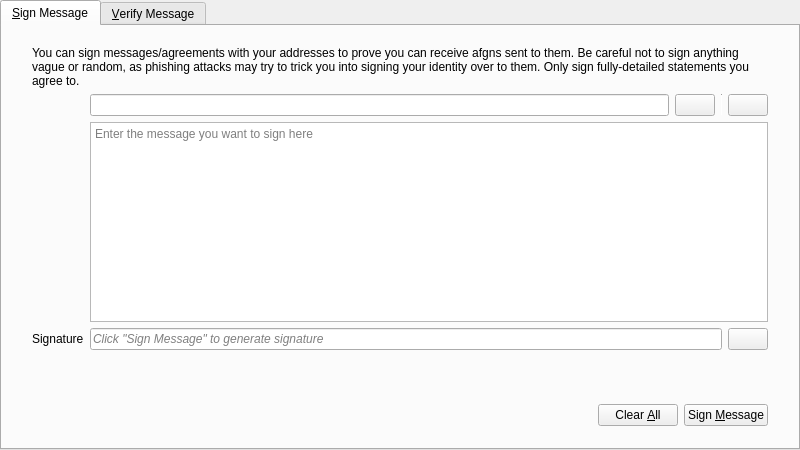
<?xml version="1.0" encoding="UTF-8"?>
<ui version="4.0">
 <class>SignVerifyMessageDialog</class>
 <widget class="QDialog" name="SignVerifyMessageDialog">
  <property name="geometry">
   <rect>
    <x>0</x>
    <y>0</y>
    <width>800</width>
    <height>450</height>
   </rect>
  </property>
  <property name="windowTitle">
   <string>Signatures - Sign / Verify a Message</string>
  </property>
  <property name="modal">
   <bool>true</bool>
  </property>
  <layout class="QVBoxLayout" name="verticalLayout">
   <property name="leftMargin">
    <number>0</number>
   </property>
   <property name="topMargin">
    <number>0</number>
   </property>
   <property name="rightMargin">
    <number>0</number>
   </property>
   <property name="bottomMargin">
    <number>0</number>
   </property>
   <item>
    <widget class="QTabWidget" name="tabWidget">
     <property name="currentIndex">
      <number>0</number>
     </property>
     <widget class="QWidget" name="tabSignMessage">
      <attribute name="title">
       <string>&amp;Sign Message</string>
      </attribute>
      <layout class="QVBoxLayout" name="verticalLayout_SM">
       <property name="leftMargin">
        <number>0</number>
       </property>
       <property name="topMargin">
        <number>0</number>
       </property>
       <property name="rightMargin">
        <number>0</number>
       </property>
       <property name="bottomMargin">
        <number>0</number>
       </property>
       <item>
        <layout class="QVBoxLayout" name="verticalLayout_3">
         <property name="leftMargin">
          <number>30</number>
         </property>
         <property name="topMargin">
          <number>20</number>
         </property>
         <property name="rightMargin">
          <number>30</number>
         </property>
         <property name="bottomMargin">
          <number>20</number>
         </property>
         <item>
          <layout class="QGridLayout" name="gridLayout">
           <item row="1" column="1">
            <layout class="QHBoxLayout" name="horizontalLayout_1_SM">
             <property name="spacing">
              <number>6</number>
             </property>
             <item>
              <widget class="QValidatedLineEdit" name="addressIn_SM">
               <property name="toolTip">
                <string>The Afgn address to sign the message with</string>
               </property>
              </widget>
             </item>
             <item>
              <widget class="AfgnPushButton" name="addressBookButton_SM">
               <property name="toolTip">
                <string>Choose previously used address</string>
               </property>
               <property name="text">
                <string/>
               </property>
               <property name="icon">
                <iconset resource="../bitcoin.qrc">
                 <normaloff>:/icons/address-book</normaloff>:/icons/address-book</iconset>
               </property>
               <property name="shortcut">
                <string>Alt+A</string>
               </property>
               <property name="autoDefault">
                <bool>false</bool>
               </property>
              </widget>
             </item>
             <item>
              <widget class="Line" name="vLine">
               <property name="maximumSize">
                <size>
                 <width>1</width>
                 <height>22</height>
                </size>
               </property>
               <property name="orientation">
                <enum>Qt::Vertical</enum>
               </property>
              </widget>
             </item>
             <item>
              <widget class="AfgnPushButton" name="pasteButton_SM">
               <property name="toolTip">
                <string>Paste address from clipboard</string>
               </property>
               <property name="text">
                <string/>
               </property>
               <property name="icon">
                <iconset resource="../bitcoin.qrc">
                 <normaloff>:/icons/editpaste</normaloff>:/icons/editpaste</iconset>
               </property>
               <property name="shortcut">
                <string>Alt+P</string>
               </property>
               <property name="autoDefault">
                <bool>false</bool>
               </property>
              </widget>
             </item>
            </layout>
           </item>
           <item row="2" column="1">
            <widget class="QPlainTextEdit" name="messageIn_SM">
             <property name="toolTip">
              <string>Enter the message you want to sign here</string>
             </property>
             <property name="placeholderText">
              <string>Enter the message you want to sign here</string>
             </property>
            </widget>
           </item>
           <item row="3" column="1">
            <layout class="QHBoxLayout" name="horizontalLayout_2_SM">
             <property name="spacing">
              <number>6</number>
             </property>
             <item>
              <widget class="QLineEdit" name="signatureOut_SM">
               <property name="font">
                <font>
                 <italic>true</italic>
                </font>
               </property>
               <property name="readOnly">
                <bool>true</bool>
               </property>
               <property name="placeholderText">
                <string>Click &quot;Sign Message&quot; to generate signature</string>
               </property>
              </widget>
             </item>
             <item>
              <widget class="AfgnPushButton" name="copySignatureButton_SM">
               <property name="toolTip">
                <string>Copy the current signature to the system clipboard</string>
               </property>
               <property name="text">
                <string/>
               </property>
               <property name="icon">
                <iconset resource="../bitcoin.qrc">
                 <normaloff>:/icons/editcopy</normaloff>:/icons/editcopy</iconset>
               </property>
               <property name="autoDefault">
                <bool>false</bool>
               </property>
              </widget>
             </item>
            </layout>
           </item>
           <item row="3" column="0">
            <widget class="QLabel" name="signatureLabel_SM">
             <property name="text">
              <string>Signature</string>
             </property>
             <property name="textFormat">
              <enum>Qt::PlainText</enum>
             </property>
            </widget>
           </item>
           <item row="0" column="0" colspan="2">
            <widget class="QLabel" name="infoLabel_SM">
             <property name="text">
              <string>You can sign messages/agreements with your addresses to prove you can receive afgns sent to them. Be careful not to sign anything vague or random, as phishing attacks may try to trick you into signing your identity over to them. Only sign fully-detailed statements you agree to.</string>
             </property>
             <property name="textFormat">
              <enum>Qt::PlainText</enum>
             </property>
             <property name="wordWrap">
              <bool>true</bool>
             </property>
            </widget>
           </item>
          </layout>
         </item>
        </layout>
       </item>
       <item>
        <widget class="QWidget" name="buttonsContainerWhite" native="true">
         <layout class="QHBoxLayout" name="horizontalLayout">
          <property name="leftMargin">
           <number>30</number>
          </property>
          <property name="topMargin">
           <number>15</number>
          </property>
          <property name="rightMargin">
           <number>30</number>
          </property>
          <item>
           <spacer name="horizontalSpacer_1_SM">
            <property name="orientation">
             <enum>Qt::Horizontal</enum>
            </property>
            <property name="sizeHint" stdset="0">
             <size>
              <width>40</width>
              <height>48</height>
             </size>
            </property>
           </spacer>
          </item>
          <item>
           <widget class="QLabel" name="statusLabel_SM">
            <property name="font">
             <font>
              <weight>75</weight>
              <bold>true</bold>
             </font>
            </property>
            <property name="text">
             <string/>
            </property>
            <property name="wordWrap">
             <bool>true</bool>
            </property>
           </widget>
          </item>
          <item>
           <spacer name="horizontalSpacer_2_SM">
            <property name="orientation">
             <enum>Qt::Horizontal</enum>
            </property>
            <property name="sizeHint" stdset="0">
             <size>
              <width>40</width>
              <height>48</height>
             </size>
            </property>
           </spacer>
          </item>
          <item>
           <widget class="AfgnPushButton" name="clearButton_SM">
            <property name="toolTip">
             <string>Reset all sign message fields</string>
            </property>
            <property name="text">
             <string>Clear &amp;All</string>
            </property>
            <property name="icon">
             <iconset resource="../bitcoin.qrc">
              <normaloff>:/icons/remove</normaloff>:/icons/remove</iconset>
            </property>
            <property name="autoDefault">
             <bool>false</bool>
            </property>
           </widget>
          </item>
          <item>
           <widget class="AfgnPushButton" name="signMessageButton_SM">
            <property name="toolTip">
             <string>Sign the message to prove you own this Afgn address</string>
            </property>
            <property name="text">
             <string>Sign &amp;Message</string>
            </property>
            <property name="icon">
             <iconset resource="../bitcoin.qrc">
              <normaloff>:/icons/edit</normaloff>:/icons/edit</iconset>
            </property>
            <property name="autoDefault">
             <bool>false</bool>
            </property>
           </widget>
          </item>
         </layout>
        </widget>
       </item>
      </layout>
     </widget>
     <widget class="QWidget" name="tabVerifyMessage">
      <attribute name="title">
       <string>&amp;Verify Message</string>
      </attribute>
      <layout class="QVBoxLayout" name="verticalLayout_VM">
       <property name="leftMargin">
        <number>0</number>
       </property>
       <property name="topMargin">
        <number>0</number>
       </property>
       <property name="rightMargin">
        <number>0</number>
       </property>
       <property name="bottomMargin">
        <number>0</number>
       </property>
       <item>
        <layout class="QVBoxLayout" name="verticalLayout_2">
         <property name="leftMargin">
          <number>30</number>
         </property>
         <property name="topMargin">
          <number>20</number>
         </property>
         <property name="rightMargin">
          <number>30</number>
         </property>
         <property name="bottomMargin">
          <number>20</number>
         </property>
         <item>
          <widget class="QLabel" name="infoLabel_VM">
           <property name="text">
            <string>Enter the receiver's address, message (ensure you copy line breaks, spaces, tabs, etc. exactly) and signature below to verify the message. Be careful not to read more into the signature than what is in the signed message itself, to avoid being tricked by a man-in-the-middle attack. Note that this only proves the signing party receives with the address, it cannot prove sendership of any transaction!</string>
           </property>
           <property name="textFormat">
            <enum>Qt::PlainText</enum>
           </property>
           <property name="alignment">
            <set>Qt::AlignLeading|Qt::AlignLeft|Qt::AlignTop</set>
           </property>
           <property name="wordWrap">
            <bool>true</bool>
           </property>
          </widget>
         </item>
         <item>
          <layout class="QHBoxLayout" name="horizontalLayout_1_VM">
           <property name="spacing">
            <number>6</number>
           </property>
           <item>
            <widget class="QValidatedLineEdit" name="addressIn_VM">
             <property name="toolTip">
              <string>The Afgn address the message was signed with</string>
             </property>
            </widget>
           </item>
           <item>
            <widget class="AfgnPushButton" name="addressBookButton_VM">
             <property name="toolTip">
              <string>Choose previously used address</string>
             </property>
             <property name="text">
              <string/>
             </property>
             <property name="icon">
              <iconset resource="../bitcoin.qrc">
               <normaloff>:/icons/address-book</normaloff>:/icons/address-book</iconset>
             </property>
             <property name="shortcut">
              <string>Alt+A</string>
             </property>
             <property name="autoDefault">
              <bool>false</bool>
             </property>
            </widget>
           </item>
          </layout>
         </item>
         <item>
          <widget class="QPlainTextEdit" name="messageIn_VM">
           <property name="toolTip">
            <string>The signed message to verify</string>
           </property>
           <property name="placeholderText">
            <string>The signed message to verify</string>
           </property>
          </widget>
         </item>
         <item>
          <widget class="QValidatedLineEdit" name="signatureIn_VM">
           <property name="toolTip">
            <string>The signature given when the message was signed</string>
           </property>
           <property name="placeholderText">
            <string>The signature given when the message was signed</string>
           </property>
          </widget>
         </item>
        </layout>
       </item>
       <item>
        <widget class="QWidget" name="buttonsContainerWhite_" native="true">
         <layout class="QHBoxLayout" name="horizontalLayout_2">
          <property name="leftMargin">
           <number>30</number>
          </property>
          <property name="topMargin">
           <number>15</number>
          </property>
          <property name="rightMargin">
           <number>30</number>
          </property>
          <item>
           <spacer name="horizontalSpacer_1_VM">
            <property name="orientation">
             <enum>Qt::Horizontal</enum>
            </property>
            <property name="sizeHint" stdset="0">
             <size>
              <width>40</width>
              <height>48</height>
             </size>
            </property>
           </spacer>
          </item>
          <item>
           <widget class="QLabel" name="statusLabel_VM">
            <property name="font">
             <font>
              <weight>75</weight>
              <bold>true</bold>
             </font>
            </property>
            <property name="text">
             <string/>
            </property>
            <property name="wordWrap">
             <bool>true</bool>
            </property>
           </widget>
          </item>
          <item>
           <spacer name="horizontalSpacer_2_VM">
            <property name="orientation">
             <enum>Qt::Horizontal</enum>
            </property>
            <property name="sizeHint" stdset="0">
             <size>
              <width>40</width>
              <height>48</height>
             </size>
            </property>
           </spacer>
          </item>
          <item>
           <widget class="AfgnPushButton" name="clearButton_VM">
            <property name="toolTip">
             <string>Reset all verify message fields</string>
            </property>
            <property name="text">
             <string>Clear &amp;All</string>
            </property>
            <property name="icon">
             <iconset resource="../bitcoin.qrc">
              <normaloff>:/icons/remove</normaloff>:/icons/remove</iconset>
            </property>
            <property name="autoDefault">
             <bool>false</bool>
            </property>
           </widget>
          </item>
          <item>
           <widget class="AfgnPushButton" name="verifyMessageButton_VM">
            <property name="toolTip">
             <string>Verify the message to ensure it was signed with the specified Afgn address</string>
            </property>
            <property name="text">
             <string>Verify &amp;Message</string>
            </property>
            <property name="icon">
             <iconset resource="../bitcoin.qrc">
              <normaloff>:/icons/transaction_0</normaloff>:/icons/transaction_0</iconset>
            </property>
            <property name="autoDefault">
             <bool>false</bool>
            </property>
           </widget>
          </item>
         </layout>
        </widget>
       </item>
      </layout>
     </widget>
    </widget>
   </item>
  </layout>
 </widget>
 <customwidgets>
  <customwidget>
   <class>QValidatedLineEdit</class>
   <extends>QLineEdit</extends>
   <header>qt/qvalidatedlineedit.h</header>
  </customwidget>
  <customwidget>
   <class>AfgnPushButton</class>
   <extends>QPushButton</extends>
   <header>qt/afgnpushbutton.h</header>
  </customwidget>
 </customwidgets>
 <resources>
  <include location="../bitcoin.qrc"/>
 </resources>
 <connections/>
</ui>
